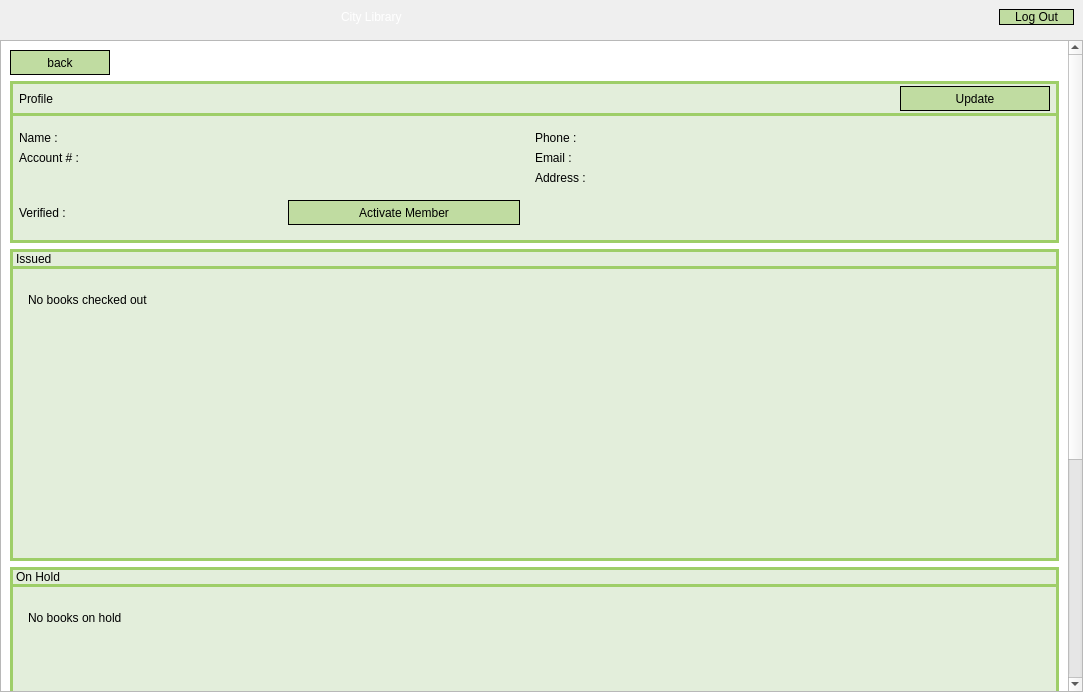
<?xml version="1.0" encoding="UTF-8"?>
<ui version="4.0">
 <class>ViewMemberInfo</class>
 <widget class="QWidget" name="ViewMemberInfo">
  <property name="geometry">
   <rect>
    <x>0</x>
    <y>0</y>
    <width>1083</width>
    <height>692</height>
   </rect>
  </property>
  <property name="windowTitle">
   <string>Form</string>
  </property>
  <property name="styleSheet">
   <string notr="true">#MemberInfoView{
	background-color: rgb(255, 255, 255);
}</string>
  </property>
  <layout class="QVBoxLayout" name="verticalLayout_6">
   <property name="leftMargin">
    <number>0</number>
   </property>
   <property name="topMargin">
    <number>0</number>
   </property>
   <property name="rightMargin">
    <number>0</number>
   </property>
   <property name="bottomMargin">
    <number>0</number>
   </property>
   <item>
    <widget class="QWidget" name="bannerBackground" native="true">
     <property name="maximumSize">
      <size>
       <width>16777215</width>
       <height>150</height>
      </size>
     </property>
     <property name="styleSheet">
      <string notr="true">#bannerBackground {
	background-image: url(:/branding/images/brand/background.jpg);
}</string>
     </property>
     <layout class="QHBoxLayout" name="horizontalLayout_2" stretch="1,2,0">
      <property name="rightMargin">
       <number>9</number>
      </property>
      <item>
       <widget class="QLabel" name="bannerLogo">
        <property name="text">
         <string/>
        </property>
        <property name="pixmap">
         <pixmap resource="images.qrc">:/branding/images/brand/logoSmall.png</pixmap>
        </property>
       </widget>
      </item>
      <item>
       <widget class="QLabel" name="bannerTitle">
        <property name="styleSheet">
         <string notr="true">#bannerTitle {
	color: rgb(255, 255, 255);
	font: 700 60pt &quot;Segoe UI&quot;;
}</string>
        </property>
        <property name="text">
         <string>City Library</string>
        </property>
       </widget>
      </item>
      <item>
       <widget class="QPushButton" name="logoutButton">
        <property name="minimumSize">
         <size>
          <width>75</width>
          <height>0</height>
         </size>
        </property>
        <property name="styleSheet">
         <string notr="true">#logoutButton{
	border: 1px solid;
	color: rgb(0, 0, 0);
	font: 700 9pt &quot;Segoe UI&quot;;
	background-color: rgb(192, 220, 161);
}</string>
        </property>
        <property name="text">
         <string>Log Out</string>
        </property>
       </widget>
      </item>
     </layout>
    </widget>
   </item>
   <item>
    <widget class="QScrollArea" name="scrollArea">
     <property name="styleSheet">
      <string notr="true">#scrollArea::viewport{
	background-color: rgb(255, 255, 255);
}</string>
     </property>
     <property name="widgetResizable">
      <bool>true</bool>
     </property>
     <widget class="QWidget" name="memberInfoScroll">
      <property name="geometry">
       <rect>
        <x>0</x>
        <y>0</y>
        <width>1067</width>
        <height>1037</height>
       </rect>
      </property>
      <property name="styleSheet">
       <string notr="true">#memberInfoScroll{
	background-color: rgb(255, 255, 255);
}</string>
      </property>
      <layout class="QVBoxLayout" name="verticalLayout">
       <item>
        <widget class="QPushButton" name="backButton">
         <property name="minimumSize">
          <size>
           <width>0</width>
           <height>25</height>
          </size>
         </property>
         <property name="maximumSize">
          <size>
           <width>100</width>
           <height>16777215</height>
          </size>
         </property>
         <property name="layoutDirection">
          <enum>Qt::LayoutDirection::LeftToRight</enum>
         </property>
         <property name="styleSheet">
          <string notr="true">#backButton{
	border: 1px solid;
	color: rgb(0, 0, 0);
	font: 700 9pt &quot;Segoe UI&quot;;
	background-color: rgb(192, 220, 161);
}</string>
         </property>
         <property name="text">
          <string>back</string>
         </property>
        </widget>
       </item>
       <item>
        <widget class="QWidget" name="profileContent" native="true">
         <property name="styleSheet">
          <string notr="true">#profileContent{
	border: 3px solid;
	border-color: rgb(158, 206, 104);
	background-color: rgb(227, 238, 219);
}

#profileContent * {
	color: rgb(0, 0, 0);
}
</string>
         </property>
         <layout class="QVBoxLayout" name="verticalLayout_4">
          <property name="leftMargin">
           <number>0</number>
          </property>
          <property name="topMargin">
           <number>0</number>
          </property>
          <property name="rightMargin">
           <number>0</number>
          </property>
          <property name="bottomMargin">
           <number>0</number>
          </property>
          <item>
           <widget class="QWidget" name="profileTopLayout" native="true">
            <property name="styleSheet">
             <string notr="true">#profileTopLayout {
	border: 3px solid;
	border-color: rgb(158, 206, 104);
}</string>
            </property>
            <layout class="QHBoxLayout" name="profileTitleLayout">
             <property name="leftMargin">
              <number>9</number>
             </property>
             <property name="topMargin">
              <number>5</number>
             </property>
             <property name="rightMargin">
              <number>9</number>
             </property>
             <property name="bottomMargin">
              <number>5</number>
             </property>
             <item>
              <widget class="QLabel" name="profileLabel">
               <property name="styleSheet">
                <string notr="true">#profileLabel{
	
	font: 700 12pt &quot;Segoe UI&quot;;
}</string>
               </property>
               <property name="text">
                <string>Profile</string>
               </property>
              </widget>
             </item>
             <item>
              <widget class="QPushButton" name="updateButton">
               <property name="minimumSize">
                <size>
                 <width>0</width>
                 <height>25</height>
                </size>
               </property>
               <property name="maximumSize">
                <size>
                 <width>150</width>
                 <height>16777215</height>
                </size>
               </property>
               <property name="styleSheet">
                <string notr="true">#updateButton{
	border: 1px solid;
	color: rgb(0, 0, 0);
	font: 700 9pt &quot;Segoe UI&quot;;
	background-color: rgb(192, 220, 161);
}</string>
               </property>
               <property name="text">
                <string>Update</string>
               </property>
              </widget>
             </item>
            </layout>
           </widget>
          </item>
          <item>
           <widget class="QWidget" name="profileDetailsLayout_2" native="true">
            <layout class="QGridLayout" name="profileDetailsLayout">
             <property name="leftMargin">
              <number>9</number>
             </property>
             <property name="rightMargin">
              <number>9</number>
             </property>
             <property name="bottomMargin">
              <number>9</number>
             </property>
             <item row="0" column="0">
              <widget class="QLabel" name="nameLabel">
               <property name="styleSheet">
                <string notr="true">#nameLabel {
	font: 700 12pt &quot;Segoe UI&quot;;
}</string>
               </property>
               <property name="text">
                <string>Name :</string>
               </property>
              </widget>
             </item>
             <item row="2" column="2">
              <widget class="QLabel" name="addressLabel">
               <property name="styleSheet">
                <string notr="true">#addressLabel{
	font: 700 12pt &quot;Segoe UI&quot;;
}</string>
               </property>
               <property name="text">
                <string>Address :</string>
               </property>
              </widget>
             </item>
             <item row="1" column="2">
              <widget class="QLabel" name="emailLabel">
               <property name="styleSheet">
                <string notr="true">#emailLabel{
	font: 700 12pt &quot;Segoe UI&quot;;
}</string>
               </property>
               <property name="text">
                <string>Email : </string>
               </property>
              </widget>
             </item>
             <item row="2" column="3">
              <widget class="QLabel" name="addressOutputLabel">
               <property name="styleSheet">
                <string notr="true">#addressOutputLabel{
	font: 700 12pt &quot;Segoe UI&quot;;
}</string>
               </property>
               <property name="text">
                <string/>
               </property>
              </widget>
             </item>
             <item row="1" column="3">
              <widget class="QLabel" name="emailOutputLabel">
               <property name="styleSheet">
                <string notr="true">#emailOutputLabel{
	font: 700 12pt &quot;Segoe UI&quot;;
}</string>
               </property>
               <property name="text">
                <string/>
               </property>
              </widget>
             </item>
             <item row="0" column="3">
              <widget class="QLabel" name="phoneOutputLabel">
               <property name="styleSheet">
                <string notr="true">#phoneOutputLabel{
	font: 700 12pt &quot;Segoe UI&quot;;
}</string>
               </property>
               <property name="text">
                <string/>
               </property>
              </widget>
             </item>
             <item row="1" column="0">
              <widget class="QLabel" name="accountLabel">
               <property name="styleSheet">
                <string notr="true">#accountLabel{
	font: 700 12pt &quot;Segoe UI&quot;;
}</string>
               </property>
               <property name="text">
                <string>Account # :</string>
               </property>
              </widget>
             </item>
             <item row="1" column="1">
              <widget class="QLabel" name="accountOutputLabel">
               <property name="styleSheet">
                <string notr="true">#accountOutputLabel{
	font: 700 12pt &quot;Segoe UI&quot;;
}</string>
               </property>
               <property name="text">
                <string/>
               </property>
              </widget>
             </item>
             <item row="0" column="2">
              <widget class="QLabel" name="phoneLabel">
               <property name="styleSheet">
                <string notr="true">#phoneLabel{
	font: 700 12pt &quot;Segoe UI&quot;;
}</string>
               </property>
               <property name="text">
                <string>Phone :</string>
               </property>
              </widget>
             </item>
             <item row="3" column="1">
              <widget class="QStackedWidget" name="activeStackedWidget">
               <property name="maximumSize">
                <size>
                 <width>250</width>
                 <height>250</height>
                </size>
               </property>
               <property name="styleSheet">
                <string notr="true"/>
               </property>
               <property name="currentIndex">
                <number>1</number>
               </property>
               <widget class="QWidget" name="activePage">
                <property name="styleSheet">
                 <string notr="true">#activePage{
	background-color: rgb(227, 238, 219);
}</string>
                </property>
                <layout class="QVBoxLayout" name="verticalLayout_15">
                 <item>
                  <widget class="QLabel" name="verfiedOutput">
                   <property name="styleSheet">
                    <string notr="true">#verfiedOutput{
	
	color: rgb(0, 170, 0);
	font: 700 15pt &quot;Segoe UI&quot;;
}</string>
                   </property>
                   <property name="text">
                    <string>Active</string>
                   </property>
                  </widget>
                 </item>
                </layout>
               </widget>
               <widget class="QWidget" name="activatePage">
                <property name="styleSheet">
                 <string notr="true">#activatePage{
	background-color: rgb(227, 238, 219);
}</string>
                </property>
                <layout class="QVBoxLayout" name="verticalLayout_8">
                 <item>
                  <widget class="QPushButton" name="activateButton">
                   <property name="minimumSize">
                    <size>
                     <width>0</width>
                     <height>25</height>
                    </size>
                   </property>
                   <property name="styleSheet">
                    <string notr="true">#activateButton{
	border: 1px solid;
	color: rgb(0, 0, 0);
	font: 700 9pt &quot;Segoe UI&quot;;
	background-color: rgb(192, 220, 161);
}</string>
                   </property>
                   <property name="text">
                    <string>Activate Member</string>
                   </property>
                  </widget>
                 </item>
                </layout>
               </widget>
              </widget>
             </item>
             <item row="0" column="1">
              <widget class="QLabel" name="nameOutputLabel">
               <property name="styleSheet">
                <string notr="true">#nameOutputLabel{
	font: 700 12pt &quot;Segoe UI&quot;;
}</string>
               </property>
               <property name="text">
                <string/>
               </property>
              </widget>
             </item>
             <item row="3" column="0">
              <widget class="QLabel" name="verifiedLabel">
               <property name="styleSheet">
                <string notr="true">#verifiedLabel{
	font: 700 12pt &quot;Segoe UI&quot;;
}</string>
               </property>
               <property name="text">
                <string>Verified :</string>
               </property>
              </widget>
             </item>
            </layout>
           </widget>
          </item>
         </layout>
        </widget>
       </item>
       <item>
        <widget class="QWidget" name="issuedContent" native="true">
         <property name="sizePolicy">
          <sizepolicy hsizetype="Expanding" vsizetype="Expanding">
           <horstretch>0</horstretch>
           <verstretch>0</verstretch>
          </sizepolicy>
         </property>
         <property name="styleSheet">
          <string notr="true">#issuedContent{
	border: 3px solid;
	border-color: rgb(158, 206, 104);
	background-color: rgb(227, 238, 219);
}

#issuedContent * {
	color: rgb(0, 0, 0);
}
</string>
         </property>
         <layout class="QVBoxLayout" name="verticalLayout_9" stretch="0,2">
          <property name="leftMargin">
           <number>0</number>
          </property>
          <property name="topMargin">
           <number>0</number>
          </property>
          <property name="rightMargin">
           <number>0</number>
          </property>
          <property name="bottomMargin">
           <number>0</number>
          </property>
          <item>
           <widget class="QLabel" name="issuedLabel">
            <property name="sizePolicy">
             <sizepolicy hsizetype="Expanding" vsizetype="Expanding">
              <horstretch>0</horstretch>
              <verstretch>0</verstretch>
             </sizepolicy>
            </property>
            <property name="styleSheet">
             <string notr="true">#issuedLabel {
	font: 700 12pt &quot;Segoe UI&quot;;
	border: 3px solid;
	border-color: rgb(158, 206, 104);
}</string>
            </property>
            <property name="text">
             <string>Issued</string>
            </property>
           </widget>
          </item>
          <item>
           <widget class="QWidget" name="issuedContentLayout" native="true">
            <layout class="QVBoxLayout" name="verticalLayout_16">
             <item>
              <widget class="QStackedWidget" name="issuedStackedWidget">
               <property name="styleSheet">
                <string notr="true">QStackedWidget {
    
	background-color: rgb(227, 238, 219);
}
#noIssuedPage{
    background-color: rgb(227, 238, 219);
}
#issuedPage{
    background-color: rgb(227, 238, 219);
}
</string>
               </property>
               <property name="currentIndex">
                <number>1</number>
               </property>
               <widget class="QWidget" name="issuedPage">
                <property name="sizePolicy">
                 <sizepolicy hsizetype="Preferred" vsizetype="Expanding">
                  <horstretch>0</horstretch>
                  <verstretch>0</verstretch>
                 </sizepolicy>
                </property>
                <layout class="QVBoxLayout" name="verticalLayout_10">
                 <item>
                  <widget class="QListWidget" name="issuedList">
                   <property name="sizePolicy">
                    <sizepolicy hsizetype="Expanding" vsizetype="Expanding">
                     <horstretch>0</horstretch>
                     <verstretch>0</verstretch>
                    </sizepolicy>
                   </property>
                   <property name="minimumSize">
                    <size>
                     <width>0</width>
                     <height>250</height>
                    </size>
                   </property>
                   <property name="styleSheet">
                    <string notr="true">#issuedList{
	background-color: rgb(255, 255, 255);
}

#issuedList::item::hover{
	background-color: rgb(102, 177, 43);
}

#issuedList::item::selected {
	background-color: rgb(102, 177, 43);
}</string>
                   </property>
                   <property name="isWrapping" stdset="0">
                    <bool>false</bool>
                   </property>
                   <property name="resizeMode">
                    <enum>QListView::ResizeMode::Adjust</enum>
                   </property>
                  </widget>
                 </item>
                </layout>
               </widget>
               <widget class="QWidget" name="noIssuedPage">
                <property name="maximumSize">
                 <size>
                  <width>16777215</width>
                  <height>50</height>
                 </size>
                </property>
                <layout class="QVBoxLayout" name="verticalLayout_11">
                 <item>
                  <widget class="QLabel" name="noIssueLabel">
                   <property name="styleSheet">
                    <string notr="true">#noIssueLabel{
	color: rgb(0, 0, 0);
	font: 700 20pt &quot;Segoe UI&quot;;
}</string>
                   </property>
                   <property name="text">
                    <string>No books checked out </string>
                   </property>
                   <property name="alignment">
                    <set>Qt::AlignmentFlag::AlignLeading|Qt::AlignmentFlag::AlignLeft|Qt::AlignmentFlag::AlignTop</set>
                   </property>
                  </widget>
                 </item>
                </layout>
               </widget>
              </widget>
             </item>
            </layout>
           </widget>
          </item>
         </layout>
        </widget>
       </item>
       <item>
        <widget class="QWidget" name="holdContent" native="true">
         <property name="styleSheet">
          <string notr="true">#holdContent{
	border: 3px solid;
	background-color: rgb(227, 238, 219);
	border-color: rgb(158, 206, 104);
}

#holdContent * {
	color: rgb(0, 0, 0);
}</string>
         </property>
         <layout class="QVBoxLayout" name="verticalLayout_2">
          <property name="leftMargin">
           <number>0</number>
          </property>
          <property name="topMargin">
           <number>0</number>
          </property>
          <property name="rightMargin">
           <number>0</number>
          </property>
          <property name="bottomMargin">
           <number>0</number>
          </property>
          <item>
           <widget class="QLabel" name="holdLabel">
            <property name="styleSheet">
             <string notr="true">#holdLabel {
	font: 700 12pt &quot;Segoe UI&quot;;
	border: 3px solid;
	border-color: rgb(158, 206, 104);
}</string>
            </property>
            <property name="text">
             <string>On Hold</string>
            </property>
           </widget>
          </item>
          <item>
           <widget class="QWidget" name="holdContentLayout" native="true">
            <layout class="QVBoxLayout" name="verticalLayout_17">
             <item>
              <widget class="QStackedWidget" name="holdStackedWidget">
               <property name="styleSheet">
                <string notr="true">QStackedWidget {
    
	background-color: rgb(227, 238, 219);
}
#noHoldPage{
    background-color: rgb(227, 238, 219);
}
#holdPage{
    background-color: rgb(227, 238, 219);
}
</string>
               </property>
               <property name="currentIndex">
                <number>1</number>
               </property>
               <widget class="QWidget" name="holdPage">
                <layout class="QVBoxLayout" name="verticalLayout_3">
                 <item>
                  <widget class="QListWidget" name="holdList">
                   <property name="sizePolicy">
                    <sizepolicy hsizetype="Expanding" vsizetype="MinimumExpanding">
                     <horstretch>0</horstretch>
                     <verstretch>0</verstretch>
                    </sizepolicy>
                   </property>
                   <property name="minimumSize">
                    <size>
                     <width>0</width>
                     <height>250</height>
                    </size>
                   </property>
                   <property name="styleSheet">
                    <string notr="true">#holdList{
	background-color: rgb(255, 255, 255);
}

#holdList::item::hover{
	background-color: rgb(102, 177, 43);
}

#holdList::item::selected {
	background-color: rgb(102, 177, 43);
}</string>
                   </property>
                  </widget>
                 </item>
                </layout>
               </widget>
               <widget class="QWidget" name="noHoldPage">
                <layout class="QVBoxLayout" name="verticalLayout_7">
                 <item>
                  <widget class="QLabel" name="noHoldLabel">
                   <property name="styleSheet">
                    <string notr="true">#noHoldLabel{
	color: rgb(0, 0, 0);
	font: 700 20pt &quot;Segoe UI&quot;;
}</string>
                   </property>
                   <property name="text">
                    <string>No books on hold</string>
                   </property>
                   <property name="alignment">
                    <set>Qt::AlignmentFlag::AlignLeading|Qt::AlignmentFlag::AlignLeft|Qt::AlignmentFlag::AlignTop</set>
                   </property>
                  </widget>
                 </item>
                </layout>
               </widget>
              </widget>
             </item>
            </layout>
           </widget>
          </item>
         </layout>
        </widget>
       </item>
       <item>
        <widget class="QWidget" name="historyContent" native="true">
         <property name="styleSheet">
          <string notr="true">#historyContent{
	border: 3px solid;
	background-color: rgb(227, 238, 219);
	border-color: rgb(158, 206, 104);
}

#historyContent * {
	color: rgb(0, 0, 0);
}</string>
         </property>
         <layout class="QVBoxLayout" name="verticalLayout_12">
          <property name="leftMargin">
           <number>0</number>
          </property>
          <property name="topMargin">
           <number>0</number>
          </property>
          <property name="rightMargin">
           <number>0</number>
          </property>
          <property name="bottomMargin">
           <number>0</number>
          </property>
         </layout>
        </widget>
       </item>
       <item>
        <widget class="QPushButton" name="deleteMember">
         <property name="minimumSize">
          <size>
           <width>0</width>
           <height>25</height>
          </size>
         </property>
         <property name="styleSheet">
          <string notr="true">#deleteMember{
	border: 1px solid;
	color: rgb(0, 0, 0);
	font: 700 9pt &quot;Segoe UI&quot;;
	background-color: rgb(255, 0, 0);
}</string>
         </property>
         <property name="text">
          <string>Delete Member</string>
         </property>
        </widget>
       </item>
       <item>
        <widget class="QWidget" name="footerBackground" native="true">
         <property name="minimumSize">
          <size>
           <width>0</width>
           <height>110</height>
          </size>
         </property>
         <property name="maximumSize">
          <size>
           <width>16777215</width>
           <height>110</height>
          </size>
         </property>
         <layout class="QGridLayout" name="gridLayout" columnstretch="0,0,0">
          <item row="0" column="2">
           <spacer name="horizontalSpacer_2">
            <property name="orientation">
             <enum>Qt::Orientation::Horizontal</enum>
            </property>
            <property name="sizeHint" stdset="0">
             <size>
              <width>40</width>
              <height>20</height>
             </size>
            </property>
           </spacer>
          </item>
          <item row="0" column="1">
           <widget class="QLabel" name="footerLogo">
            <property name="text">
             <string/>
            </property>
            <property name="pixmap">
             <pixmap resource="images.qrc">:/branding/images/brand/logoSmall.png</pixmap>
            </property>
           </widget>
          </item>
          <item row="0" column="0">
           <spacer name="horizontalSpacer_3">
            <property name="orientation">
             <enum>Qt::Orientation::Horizontal</enum>
            </property>
            <property name="sizeHint" stdset="0">
             <size>
              <width>472</width>
              <height>5</height>
             </size>
            </property>
           </spacer>
          </item>
         </layout>
        </widget>
       </item>
      </layout>
     </widget>
    </widget>
   </item>
  </layout>
 </widget>
 <resources>
  <include location="images.qrc"/>
 </resources>
 <connections/>
</ui>
